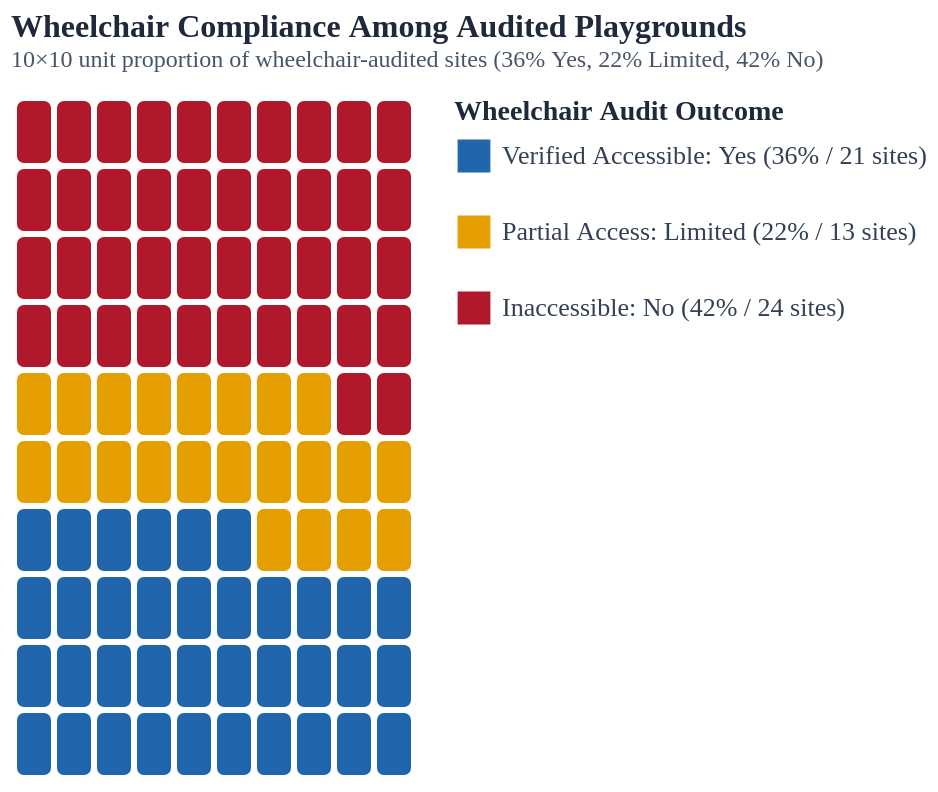

Vega-Lite specification stored for this chart:
### Vega-Lite specification from a JSON file in a GitHub repository (floating-point values rounded to 4 significant figures)
{"$schema": "https://vega.github.io/schema/vega-lite/v5.json", "width": "container", "height": 340, "title": {"text": "Wheelchair Compliance Among Audited Playgrounds", "subtitle": "10×10 unit proportion of wheelchair-audited sites (36% Yes, 22% Limited, 42% No)", "font": "Merriweather", "fontSize": 16, "fontWeight": "bold", "color": "#1E293B", "subtitleFont": "Plus Jakarta Sans", "subtitleFontSize": 12, "subtitleColor": "#475569", "anchor": "start", "offset": 12}, "data": {"sequence": {"start": 0, "stop": 100, "as": "unit_id"}}, "transform": [{"calculate": "datum.unit_id % 10", "as": "col"}, {"calculate": "floor(datum.unit_id / 10)", "as": "row"}, {"calculate": "datum.unit_id < 36 ? 'Verified Accessible: Yes (36% / 21 sites)' : (datum.unit_id < 58 ? 'Partial Access: Limited (22% / 13 sites)' : 'Inaccessible: No (42% / 24 sites)')", "as": "Compliance_Tier"}], "mark": {"type": "rect", "cornerRadius": 5, "stroke": "#FFFFFF", "strokeWidth": 3}, "encoding": {"x": {"field": "col", "type": "ordinal", "axis": null}, "y": {"field": "row", "type": "ordinal", "sort": "descending", "axis": null}, "color": {"field": "Compliance_Tier", "type": "nominal", "title": "Wheelchair Audit Outcome", "scale": {"domain": ["Verified Accessible: Yes (36% / 21 sites)", "Partial Access: Limited (22% / 13 sites)", "Inaccessible: No (42% / 24 sites)"], "range": ["#2166AC", "#E69F00", "#B2182B"]}, "legend": {"orient": "right", "direction": "vertical", "titleFont": "Plus Jakarta Sans", "titleFontSize": 14, "titleFontWeight": "bold", "titleColor": "#1E293B", "titleLimit": 320, "labelFont": "Plus Jakarta Sans", "labelFontSize": 13, "labelColor": "#334155", "labelLimit": 280, "symbolSize": 320, "symbolType": "square", "rowPadding": 14, "offset": 20}}, "tooltip": [{"field": "Compliance_Tier", "type": "nominal", "title": "Audit Outcome"}, {"field": "unit_id", "type": "quantitative", "title": "Percentile Unit"}]}, "config": {"view": {"stroke": null}, "legend": {"titleLimit": 320}}}
